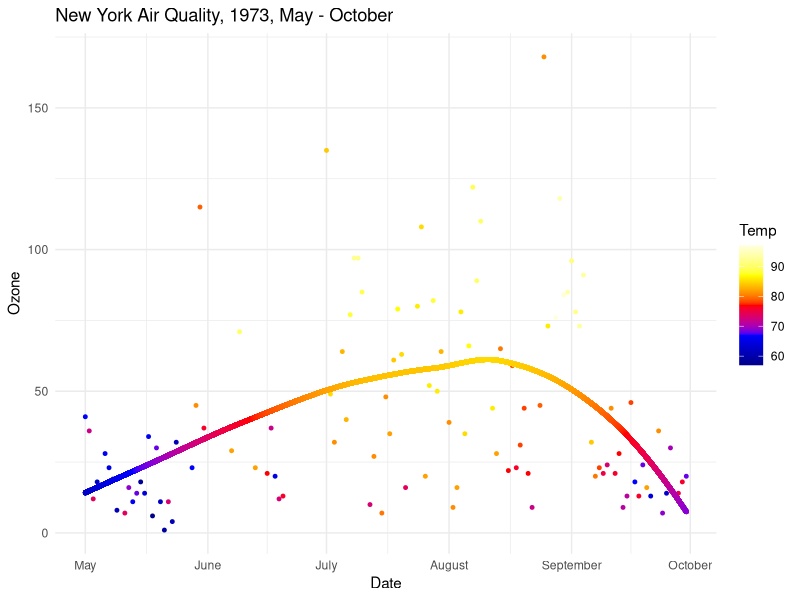

The R source for this figure:
## ---- chunk 1
#| echo: true
#| message: false
#| warning: false
library(ggplot2)
library(dplyr)
library(lubridate)

#Data Wrangling

# Unify Dates

aqdata <- airquality %>%
  mutate(
    unified_date = make_date(year = 1973, month = Month, day = Day),
    num_date = as.numeric(unified_date)
  ) %>%
  
# Create Grid

  filter(!is.na(Ozone) & !is.na(Temp) & !is.na(unified_date))
grid_seq <- data.frame(
  unified_date = seq(min(aqdata$unified_date), max(aqdata$unified_date), length.out = 100000)
) %>%
  
# Map LOESS To Grid

  mutate(num_date = as.numeric(unified_date))
model_ozone_loess <- loess(Ozone ~ num_date, data = aqdata, span = 0.75)
model_temp_loess  <- loess(Temp ~ num_date, data = aqdata, span = 0.75)
predicted_data_loess <- grid_seq %>%
  mutate(
    Ozone = predict(model_ozone_loess, newdata = grid_seq),
    Temp = predict(model_temp_loess, newdata = grid_seq)
  )

# Rendering

ggplot() +
  geom_point(data = aqdata, aes(x = unified_date, y = Ozone, color = Temp), 
             size = 1, alpha = 1.0) +
  geom_point(data = predicted_data_loess, aes(x = unified_date, y = Ozone, color = Temp), 
            , alpha = 1.0, size = 1) + 
  scale_color_gradientn(colours = c("darkblue", "blue", "red", "yellow", "lightyellow")) +
  scale_x_date(date_breaks = "1 month", date_labels = "%B", expand = c(0.05, 0)) + 
  labs(
    title = "New York Air Quality, 1973, May - October",
    y = "Ozone", 
    x = "Date"
  ) +
  theme_minimal()
